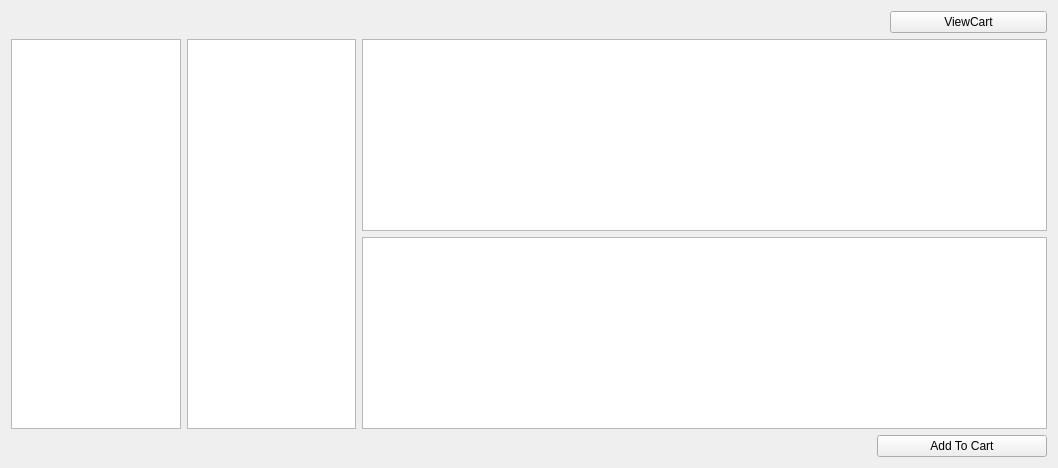
      <widget class="QWidget" name="mainStudent">
       <property name="sizePolicy">
        <sizepolicy hsizetype="Expanding" vsizetype="Expanding">
         <horstretch>1</horstretch>
         <verstretch>1</verstretch>
        </sizepolicy>
       </property>
       <layout class="QGridLayout" name="gridLayout_7">
        <item row="3" column="5">
         <widget class="QPushButton" name="btnAddToCart">
          <property name="sizePolicy">
           <sizepolicy hsizetype="Minimum" vsizetype="Fixed">
            <horstretch>1</horstretch>
            <verstretch>1</verstretch>
           </sizepolicy>
          </property>
          <property name="styleSheet">
           <string notr="true">color: black;</string>
          </property>
          <property name="text">
           <string>Add To Cart</string>
          </property>
         </widget>
        </item>
        <item row="1" column="0" rowspan="2">
         <widget class="QListWidget" name="semesterList">
          <property name="sizePolicy">
           <sizepolicy hsizetype="Expanding" vsizetype="Expanding">
            <horstretch>10</horstretch>
            <verstretch>10</verstretch>
           </sizepolicy>
          </property>
         </widget>
        </item>
        <item row="2" column="2" colspan="4">
         <widget class="QTextEdit" name="courseDescription">
          <property name="sizePolicy">
           <sizepolicy hsizetype="Expanding" vsizetype="Expanding">
            <horstretch>10</horstretch>
            <verstretch>10</verstretch>
           </sizepolicy>
          </property>
          <property name="readOnly">
           <bool>true</bool>
          </property>
         </widget>
        </item>
        <item row="1" column="2" colspan="4">
         <widget class="QListWidget" name="contentList">
          <property name="sizePolicy">
           <sizepolicy hsizetype="Expanding" vsizetype="Expanding">
            <horstretch>10</horstretch>
            <verstretch>10</verstretch>
           </sizepolicy>
          </property>
         </widget>
        </item>
        <item row="1" column="1" rowspan="2">
         <widget class="QListWidget" name="courseList">
          <property name="sizePolicy">
           <sizepolicy hsizetype="Expanding" vsizetype="Expanding">
            <horstretch>10</horstretch>
            <verstretch>10</verstretch>
           </sizepolicy>
          </property>
         </widget>
        </item>
        <item row="0" column="0" colspan="5">
         <spacer name="horizontalSpacer">
          <property name="orientation">
           <enum>Qt::Horizontal</enum>
          </property>
          <property name="sizeType">
           <enum>QSizePolicy::Expanding</enum>
          </property>
          <property name="sizeHint" stdset="0">
           <size>
            <width>700</width>
            <height>20</height>
           </size>
          </property>
         </spacer>
        </item>
        <item row="0" column="5">
         <layout class="QHBoxLayout" name="horizontalLayout_7">
          <item>
           <widget class="QLabel" name="shoppingCartCountIndicator">
            <property name="text">
             <string/>
            </property>
           </widget>
          </item>
          <item>
           <widget class="QPushButton" name="btnViewCart">
            <property name="sizePolicy">
             <sizepolicy hsizetype="Minimum" vsizetype="Fixed">
              <horstretch>1</horstretch>
              <verstretch>1</verstretch>
             </sizepolicy>
            </property>
            <property name="styleSheet">
             <string notr="true">color: black;</string>
            </property>
            <property name="text">
             <string>ViewCart</string>
            </property>
           </widget>
          </item>
         </layout>
        </item>
        <item row="3" column="0" colspan="5">
         <spacer name="horizontalSpacer_5">
          <property name="orientation">
           <enum>Qt::Horizontal</enum>
          </property>
          <property name="sizeHint" stdset="0">
           <size>
            <width>40</width>
            <height>20</height>
           </size>
          </property>
         </spacer>
        </item>
       </layout>
       <zorder>courseDescription</zorder>
       <zorder>horizontalSpacer</zorder>
       <zorder>btnAddToCart</zorder>
       <zorder>contentList</zorder>
       <zorder>courseList</zorder>
       <zorder>semesterList</zorder>
       <zorder>horizontalSpacer_5</zorder>
       <zorder></zorder>
      </widget>
